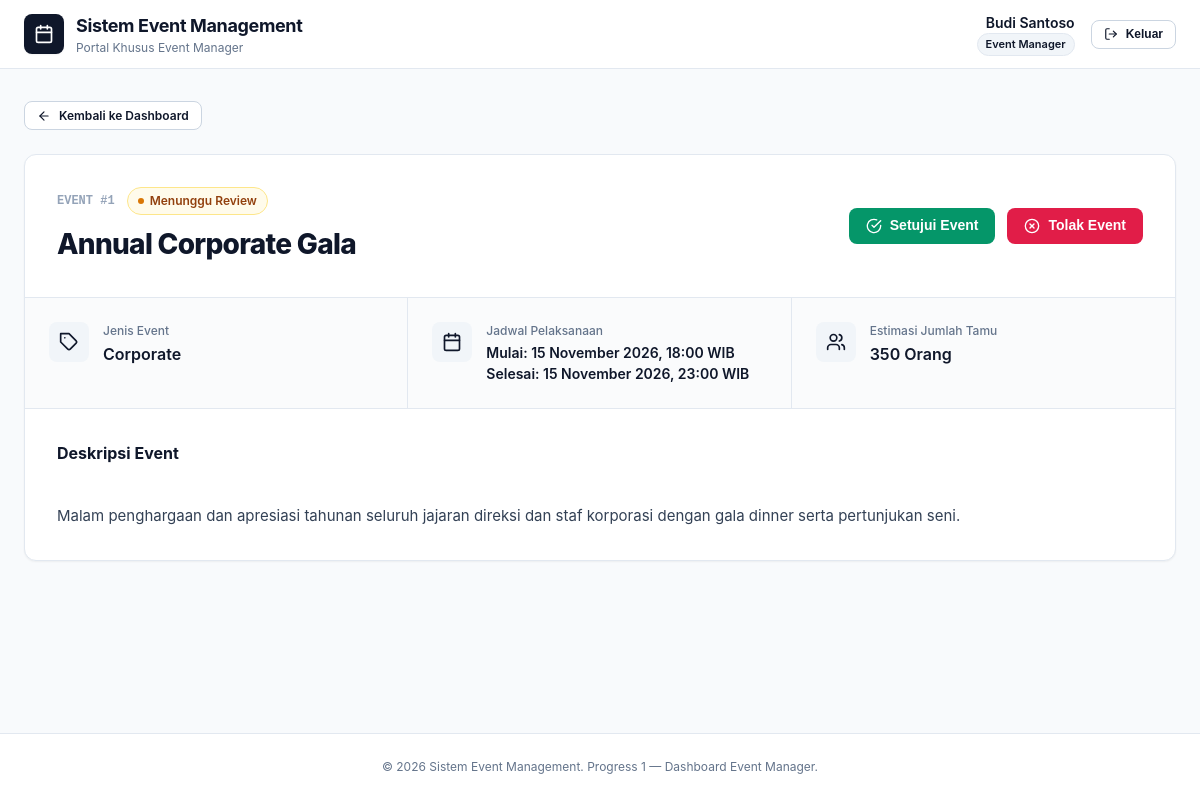
The app's page /event-detail.php?id=1 (signed in) with its own data.
### tables this page shows
CREATE TABLE `events` (
  `id` INT AUTO_INCREMENT PRIMARY KEY,
  `title` VARCHAR(255) NOT NULL,
  `event_type` VARCHAR(100) NOT NULL,
  `description` TEXT NOT NULL,
  `start_date` DATETIME NOT NULL,
  `end_date` DATETIME NOT NULL,
  `estimated_guests` INT NOT NULL,
  `status` ENUM('submitted', 'approved', 'rejected') NOT NULL DEFAULT 'submitted',
  `rejection_reason` TEXT DEFAULT NULL,
  `created_at` TIMESTAMP DEFAULT CURRENT_TIMESTAMP,
  `updated_at` TIMESTAMP DEFAULT CURRENT_TIMESTAMP ON UPDATE CURRENT_TIMESTAMP,
  INDEX `idx_events_status` (`status`)
);

### event-detail.php (the view, shortened to what this page needs)
<?php
$pdo = getDbConnection();
$idParam = $_GET['id'] ?? null;
$eventId = filter_var($idParam, FILTER_VALIDATE_INT);
$event = null;
if ($eventId !== false && $eventId > 0) {
    $stmt = $pdo->prepare("SELECT * FROM events WHERE id = ? LIMIT 1");
    $stmt->execute([$eventId]);
    $event = $stmt->fetch();
}
function formatEventDateTime(string $dateStr): string {
    $months = [
        1 => 'Januari', 2 => 'Februari', 3 => 'Maret', 4 => 'April', 5 => 'Mei', 6 => 'Juni',
        7 => 'Juli', 8 => 'Agustus', 9 => 'September', 10 => 'Oktober', 11 => 'November', 12 => 'Desember'
    ];
    $ts = strtotime($dateStr);
    $d = date('j', $ts);
    $m = $months[(int)date('n', $ts)] ?? date('F', $ts);
    $y = date('Y', $ts);
    $time = date('H:i', $ts);
    return "{$d} {$m} {$y}, {$time} WIB";
}
require_once __DIR__ . '/includes/header.php';
require_once __DIR__ . '/includes/navbar.php';
?>
<main class="main-content">
  <div class="container">
    <?php if (!$event): ?>
      <div style="max-width: 32rem; margin: 3rem auto;">
        <div class="card" style="padding: 3rem 2rem; text-align: center;">
          <div class="empty-state-icon" style="margin: 0 auto 1.25rem;">
            <svg width="24" height="24" viewBox="0 0 24 24" fill="none" stroke="currentColor" stroke-width="2" stroke-linecap="round" stroke-linejoin="round">
              <circle cx="12" cy="12" r="10"></circle>
              <line x1="12" y1="8" x2="12" y2="12"></line>
              <line x1="12" y1="16" x2="12.01" y2="16"></line>
            </svg>
          </div>
          <h2 style="font-size: 1.25rem; font-weight: 700; color: var(--text-main);">Event tidak ditemukan</h2>
          <p style="font-size: 0.875rem; color: var(--text-muted); margin-top: 0.5rem;">
            ID event yang Anda cari tidak valid atau tidak tersedia di sistem.
          </p>
          <div style="margin-top: 1.75rem;">
            <a href="dashboard.php" class="btn btn-outline">
              <svg width="14" height="14" viewBox="0 0 24 24" fill="none" stroke="currentColor" stroke-width="2" stroke-linecap="round" stroke-linejoin="round">
                <line x1="19" y1="12" x2="5" y2="12"></line>
                <polyline points="12 19 5 12 12 5"></polyline>
              </svg>
              <span>Kembali ke Dashboard</span>
            </a>
          </div>
        </div>
      </div>
    <?php else: ?>
      <div style="margin-bottom: 1.5rem;">
        <a href="dashboard.php" class="btn btn-outline btn-sm">
          <svg width="14" height="14" viewBox="0 0 24 24" fill="none" stroke="currentColor" stroke-width="2" stroke-linecap="round" stroke-linejoin="round">
            <line x1="19" y1="12" x2="5" y2="12"></line>
            <polyline points="12 19 5 12 12 5"></polyline>
          </svg>
          <span>Kembali ke Dashboard</span>
        </a>
      </div>
      <div class="card" style="margin-bottom: 2rem;">
        <div style="padding: 2rem; border-bottom: 1px solid var(--border-subtle);">
          <div style="display: flex; flex-direction: column; gap: 1.5rem;">
            <div style="display: flex; flex-wrap: wrap; align-items: center; justify-content: space-between; gap: 1rem;">
              <div>
                <div style="display: flex; align-items: center; gap: 0.75rem;">
                  <span style="font-family: monospace; font-size: 0.75rem; font-weight: 700; color: var(--text-light);">
                    EVENT #<?= (int)$event['id'] ?>
                  </span>
                  <?php if ($event['status'] === 'submitted'): ?>
                    <span class="badge-status badge-submitted">
                      <span class="badge-dot"></span> Menunggu Review
                    </span>
                  <?php elseif ($event['status'] === 'approved'): ?>
                    <span class="badge-status badge-approved">
                      <span class="badge-dot"></span> Disetujui
                    </span>
                  <?php elseif ($event['status'] === 'rejected'): ?>
                    <span class="badge-status badge-rejected">
                      <span class="badge-dot"></span> Ditolak
                    </span>
                  <?php endif; ?>
                </div>
                <h1 style="font-size: 1.75rem; font-weight: 800; color: var(--text-main); margin-top: 0.5rem; letter-spacing: -0.025em;">
                  <?= htmlspecialchars($event['title'], ENT_QUOTES, 'UTF-8') ?>
                </h1>
              </div>
              <div style="display: flex; align-items: center; gap: 0.75rem; flex-wrap: wrap;">
                <?php if ($event['status'] === 'submitted'): ?>
                  <form action="approve-event.php" method="POST" style="margin: 0;" onsubmit="return confirm('Apakah Anda yakin ingin menyetujui event ini?');">
                    <button type="submit" class="btn btn-success">
                      <svg width="16" height="16" viewBox="0 0 24 24" fill="none" stroke="currentColor" stroke-width="2" stroke-linecap="round" stroke-linejoin="round">
                        <path d="M22 11.08V12a10 10 0 1 1-5.93-9.14"></path>
                        <polyline points="22 4 12 14.01 9 11.01"></polyline>
                      </svg>
                      <span>Setujui Event</span>
                    </button>
                  </form>
                  <button type="button" class="btn btn-danger" id="btn-open-reject">
                    <svg width="16" height="16" viewBox="0 0 24 24" fill="none" stroke="currentColor" stroke-width="2" stroke-linecap="round" stroke-linejoin="round">
                      <circle cx="12" cy="12" r="10"></circle>
                      <line x1="15" y1="9" x2="9" y2="15"></line>
                      <line x1="9" y1="9" x2="15" y2="15"></line>
                    </svg>
                    <span>Tolak Event</span>
                  </button>
                <?php endif; ?>
              </div>
            </div>
          </div>
        </div>
        <div class="detail-grid-meta">
          <div class="detail-meta-item">
            <div class="detail-meta-icon">
              <svg width="20" height="20" viewBox="0 0 24 24" fill="none" stroke="currentColor" stroke-width="2" stroke-linecap="round" stroke-linejoin="round">
                <path d="M20.59 13.41l-7.17 7.17a2 2 0 0 1-2.83 0L2 12V2h10l8.59 8.59a2 2 0 0 1 0 2.82z"></path>
                <line x1="7" y1="7" x2="7.01" y2="7"></line>
              </svg>
            </div>
            <div>
              <div class="detail-meta-label">Jenis Event</div>
              <div class="detail-meta-value"><?= htmlspecialchars($event['event_type'], ENT_QUOTES, 'UTF-8') ?></div>
            </div>
          </div>
          <div class="detail-meta-item">
            <div class="detail-meta-icon">
            </div>
            <div>
              <div class="detail-meta-label">Jadwal Pelaksanaan</div>
              <div class="detail-meta-value" style="font-size: 0.875rem;">
                Mulai: <?= formatEventDateTime($event['start_date']) ?><br>
                Selesai: <?= formatEventDateTime($event['end_date']) ?>
              </div>
            </div>
          </div>
          <div class="detail-meta-item">
            <div class="detail-meta-icon">
            </div>
            <div>
              <div class="detail-meta-label">Estimasi Jumlah Tamu</div>
              <div class="detail-meta-value">
                <?= number_format((int)$event['estimated_guests'], 0, ',', '.') ?> Orang
              </div>
            </div>
          </div>
        </div>
        <div style="padding: 2rem;">
          <h3 style="font-size: 1rem; font-weight: 700; color: var(--text-main); margin-bottom: 0.75rem;">
            Deskripsi Event
          </h3>
          <p style="font-size: 0.9375rem; color: #334155; line-height: 1.7; white-space: pre-line;">
            <?= htmlspecialchars($event['description'], ENT_QUOTES, 'UTF-8') ?>
          </p>
        </div>
      </div>
    <?php endif; ?>
  </div>
</main>
<?php require_once __DIR__ . '/includes/footer.php'; ?>

### assets/css/style.css (style rules this page uses)
:root { --bg-main: #f8fafc; --bg-card: #ffffff; --border-subtle: #e2e8f0; --border-strong: #cbd5e1; --text-main: #0f172a; --text-muted: #64748b; --text-light: #94a3b8; --primary: #0f172a; --primary-hover: #1e293b; --primary-light: #f1f5f9; --emerald-bg: #ecfdf5; --emerald-text: #065f46; --emerald-border: #a7f3d0; --emerald-btn: #059669; --emerald-btn-hover: #047857; --amber-bg: #fffbeb; --amber-text: #92400e; --amber-border: #fde68a; --amber-btn: #d97706; --rose-bg: #fff1f2; --rose-text: #9f1239; --rose-border: #fecdd3; --rose-btn: #e11d48; --rose-btn-hover: #be123c; --font-family: -apple-system, BlinkMacSystemFont, "Segoe UI", Roboto, "Helvetica Neue", Arial, sans-serif; --shadow-sm: 0 1px 2px 0 rgba(0, 0, 0, 0.05); --shadow-md: 0 4px 6px -1px rgba(0, 0, 0, 0.07), 0 2px 4px -2px rgba(0, 0, 0, 0.05); --shadow-lg: 0 10px 15px -3px rgba(0, 0, 0, 0.1), 0 4px 6px -4px rgba(0, 0, 0, 0.05); --radius-lg: 0.75rem; --radius-md: 0.5rem; --radius-sm: 0.375rem; }
*, *::before, *::after { box-sizing: border-box; margin: 0; padding: 0; }
body { font-family: var(--font-family); background-color: var(--bg-main); color: var(--text-main); line-height: 1.5; min-height: 100vh; display: flex; flex-direction: column; }
.container { width: 100%; max-width: 1280px; margin-left: auto; margin-right: auto; padding-left: 1.5rem; padding-right: 1.5rem; }
.main-content { flex: 1 1 auto; padding-top: 2rem; padding-bottom: 3rem; }
.btn { display: inline-flex; align-items: center; justify-content: center; gap: 0.5rem; padding: 0.5rem 1rem; font-size: 0.875rem; font-weight: 600; border-radius: var(--radius-md); border: 1px solid transparent; cursor: pointer; text-decoration: none; transition: all 0.15s ease-in-out; line-height: 1.25; }
.btn-outline { background-color: #ffffff; color: var(--text-main); border-color: var(--border-strong); }
.btn-success { background-color: var(--emerald-btn); color: #ffffff; }
.btn-danger { background-color: var(--rose-btn); color: #ffffff; }
.btn-sm { padding: 0.375rem 0.75rem; font-size: 0.75rem; }
.card { background-color: var(--bg-card); border: 1px solid var(--border-subtle); border-radius: var(--radius-lg); box-shadow: var(--shadow-sm); overflow: hidden; }
.badge-status { display: inline-flex; align-items: center; gap: 0.375rem; padding: 0.25rem 0.625rem; font-size: 0.75rem; font-weight: 600; border-radius: 9999px; border-width: 1px; border-style: solid; }
.badge-dot { width: 0.375rem; height: 0.375rem; border-radius: 50%; }
.badge-submitted { background-color: var(--amber-bg); color: var(--amber-text); border-color: var(--amber-border); }
.badge-submitted .badge-dot { background-color: var(--amber-btn); }
.detail-grid-meta { display: grid; grid-template-columns: 1fr; background-color: #fafbfc; border-bottom: 1px solid var(--border-subtle); }
@media (min-width: 768px) { .detail-grid-meta { grid-template-columns: repeat(3, 1fr); } }
.detail-meta-item { padding: 1.5rem; display: flex; align-items: flex-start; gap: 0.875rem; border-bottom: 1px solid var(--border-subtle); }
@media (min-width: 768px) { .detail-meta-item { border-bottom: none; border-right: 1px solid var(--border-subtle); } }
@media (min-width: 768px) { .detail-meta-item:last-child { border-right: none; } }
.detail-meta-icon { padding: 0.625rem; background-color: #f1f5f9; border-radius: var(--radius-md); color: var(--text-main); display: flex; align-items: center; justify-content: center; }
.detail-meta-label { font-size: 0.75rem; color: var(--text-muted); font-weight: 500; }
.detail-meta-value { font-size: 1rem; font-weight: 600; color: var(--text-main); margin-top: 0.125rem; }

### records on screen
events: id "1", title "Annual Corporate Gala", event_type "Corporate", start_date "15 November 2026, 18:00 WIB", end_date "15 November 2026, 23:00 WIB", estimated_guests "350", description "Malam penghargaan dan apresiasi tahunan seluruh jajaran direksi dan staf korporasi dengan gala dinner serta pertunjukan seni."

### other values on screen
$currentUser['name'] "Budi Santoso"
